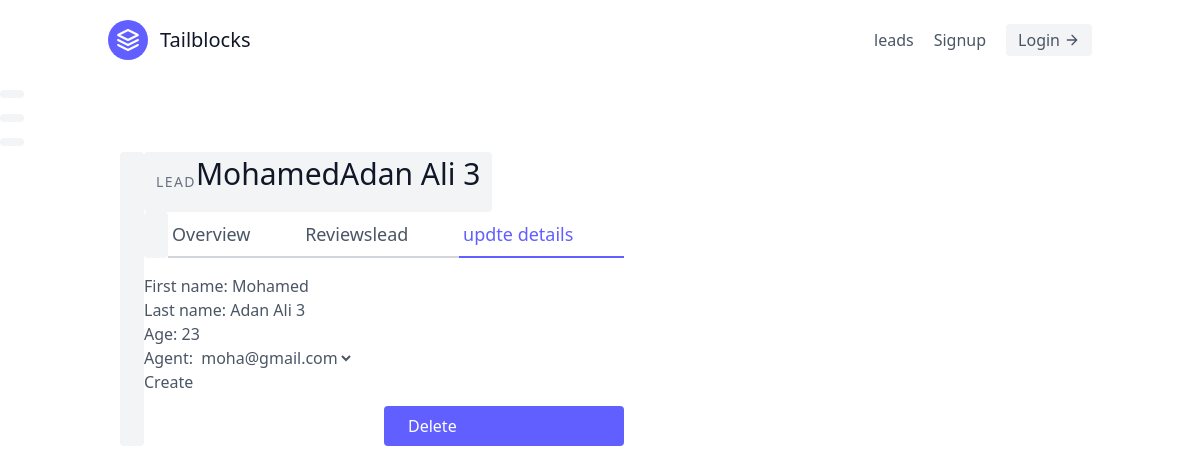
Page /leads/1/update on the committed database.
### leads/models.py (models this page shows, shortened)
class lead(models.Model):
    first_name = models.CharField(max_length=20)
    last_name = models.CharField(max_length=20)
    age = models.IntegerField(default=0)
    agent = models.ForeignKey("Agent", on_delete=models.CASCADE)

### leads/views.py (the view, shortened to what this page needs)
# urls.py: path("<int:pk>/update", leadUpdateView.as_view(), name="lead-update"),
class leadUpdateView(UpdateView):
    template_name = "leads/lead_update.html"
    queryset = lead.objects.all()
    form_class = LeadModelForm

### leads/forms.py
class LeadModelForm(forms.ModelForm):
    class Meta:
        model = lead
        fields = [
            "first_name",
            "last_name",
            "age",
            "agent"
        ]

### leads/models.py (called while the page is built)
    def __str__(self):
        return self.user.email

### leads/templates/leads/lead_update.html (shortened to what this page needs)
{% extends 'base.html' %}
{% block content %}
<section class="text-gray-600 body-font ">
    <div class="lg:w-4/5 mx-auto flex ">
      <div class="lg:w-1/2 ">
        <h2 class="text-sm title-font text-gray-500 tracking-widest">LEAD</h2>
        <h1 class="text-gray-900 text-3xl title-font font-medium mb-4">{{ lead.first_name}}{{ lead.last_name}}</h1>
        <div class="flex mb-4">
          <a href="{% url 'leads:lead-detail' lead.pk %}" class="flex-grow border-b-2 border-gray-300 py-2 text-lg px-1">
          Overview
          </a>
          <a class="flex-grow border-b-2 border-gray-300 py-2 text-lg px-1">
          Reviewslead
          </a>
          <a href="{% url 'leads:lead-update' lead.pk %}" class="flex-grow text-indigo-500 border-b-2 border-indigo-500 py-2 text-lg px-1">
          updte details
          </a>
        </div>
           <form method="post">
                {{form.as_p}}
                <button type="submit">Create</button>
            </form>
        <a href="{% url 'leads:lead-delete' lead.pk %}" class="w-1/2 mt-3 flex ml-auto text-white bg-indigo-500 border-0 py-2 px-6 focus:outline-none hover:bg-indigo-600 rounded">
        Delete
        </a>
        </div>
      </div>
      </div>
{% endblock content %}

### rows in the picture
lead: first_name "Mohamed", last_name "Adan Ali 3", age "23", agent "moha@gmail.com"
